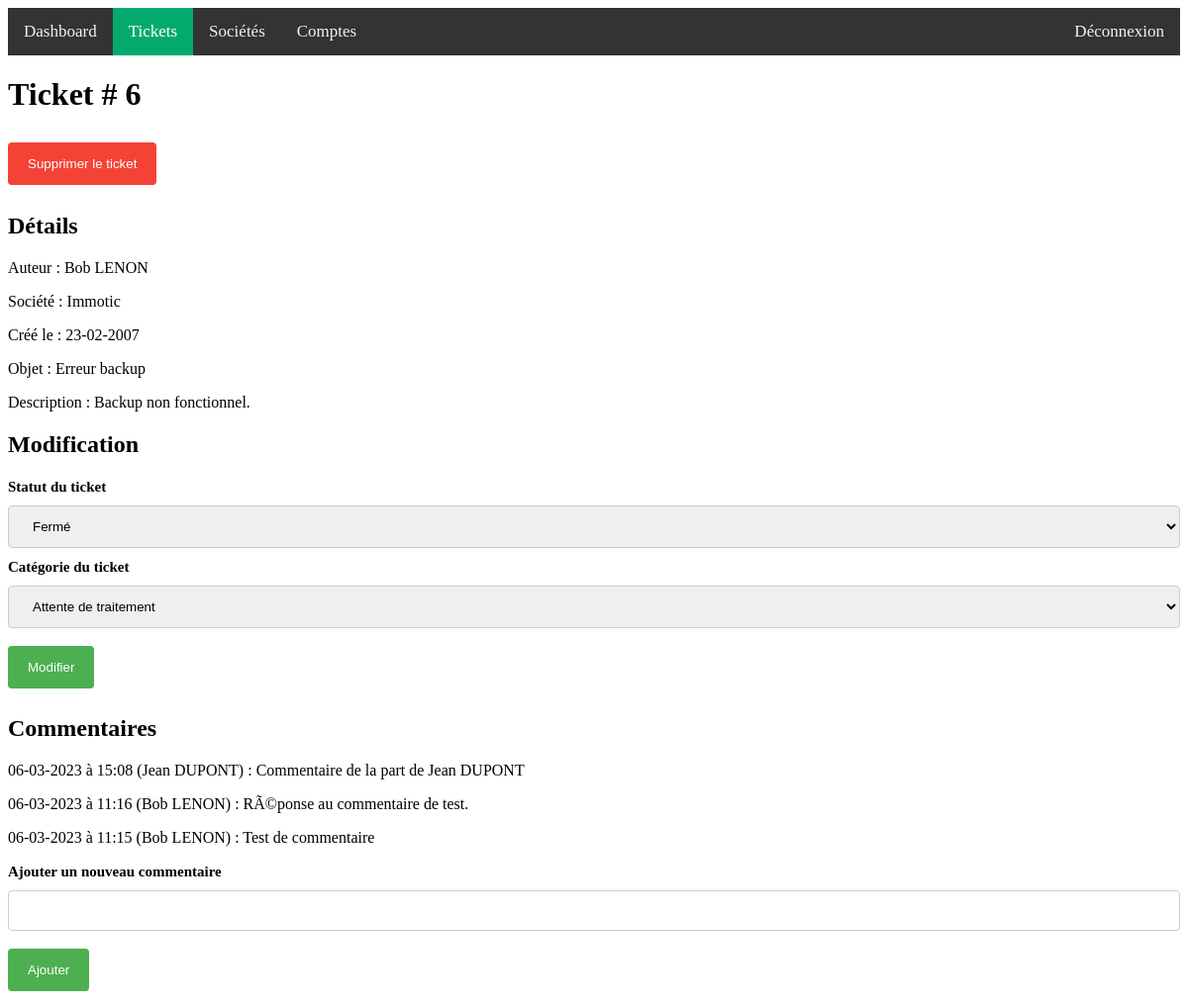
Page /tickets/6 (signed in) on the committed database.
### tables this page shows
CREATE TABLE IF NOT EXISTS `tickets` (
  `ticket_id` int(10) NOT NULL AUTO_INCREMENT,
  `ticket_isActive` int(10) NOT NULL DEFAULT '1',
  `ticket_title` varchar(100) NOT NULL,
  `ticket_content` longtext NOT NULL,
  `ticket_author` int(10) NOT NULL,
  `ticket_tenant` int(10) DEFAULT NULL,
  `ticket_category` int(10) NOT NULL DEFAULT '1',
  `ticket_openDate` datetime NOT NULL DEFAULT CURRENT_TIMESTAMP,
  `ticket_updateDate` datetime NOT NULL DEFAULT CURRENT_TIMESTAMP,
  PRIMARY KEY (`ticket_id`),
  KEY `ticket_tenant` (`ticket_tenant`),
  KEY `ticket_author` (`ticket_author`,`ticket_tenant`,`ticket_category`)
);

CREATE TABLE IF NOT EXISTS `users` (
  `user_id` int(10) NOT NULL AUTO_INCREMENT,
  `user_firstname` varchar(100) NOT NULL,
  `user_lastname` varchar(100) NOT NULL,
  `user_email` varchar(100) NOT NULL,
  `user_phone_number` varchar(20) DEFAULT NULL,
  `user_password` varchar(100) NOT NULL,
  `user_isAdmin` int(5) NOT NULL,
  `user_society` int(10) NOT NULL,
  PRIMARY KEY (`user_id`)
);

CREATE TABLE IF NOT EXISTS `tenants` (
  `tenant_id` int(10) NOT NULL AUTO_INCREMENT,
  `tenant_name` varchar(100) NOT NULL,
  PRIMARY KEY (`tenant_id`)
);

CREATE TABLE IF NOT EXISTS `ticket_comments` (
  `comment_id` int(11) NOT NULL AUTO_INCREMENT,
  `comment_ticket_id` int(20) NOT NULL,
  `comment_author_id` int(10) NOT NULL,
  `comment_content` longtext NOT NULL,
  `comment_date` datetime NOT NULL DEFAULT CURRENT_TIMESTAMP,
  PRIMARY KEY (`comment_id`)
);

### models/m_ticketDetails.php (called while the page is built, shortened)
<?php
function getAllTicketDetails($ticketID){
    $conn = pdoConnexion();
    try {
        $stmt = $conn->prepare("SELECT ticket_id, ticket_isActive, ticket_title, ticket_content, ticket_author, ticket_tenant, ticket_category,ticket_openDate, ticket_updateDate, c.tenant_name AS tenantname, u.user_firstname AS firstname, u.user_lastname AS lastname FROM tickets AS t INNER JOIN tenants AS c ON c.tenant_id = t.ticket_tenant INNER JOIN users AS u ON u.user_id = t.ticket_author WHERE ticket_id=:idTicket");
        $stmt->execute(['idTicket' => $ticketID]);
        $data = $stmt->fetch(PDO::FETCH_ASSOC);
        return $data;
    }catch(PDOException $e){
        $conn->rollback();
        $errorToDisplay = "Error " . $e->getMessage();
        return false;
    };
}
function getAllTicketComments($ticketID){
    $conn = pdoConnexion();
    try {
        $stmt = $conn->prepare("SELECT comment_id, comment_ticket_id, comment_author_id, comment_content, comment_date, u.user_firstname AS firstname, u.user_lastname AS lastname FROM ticket_comments AS t INNER JOIN users AS u ON u.user_id =  t.comment_author_id WHERE comment_ticket_id=:idTicket ORDER BY comment_date DESC");
        $stmt->execute(['idTicket' => $ticketID]);
        $data = $stmt->fetchAll(PDO::FETCH_ASSOC);
        return $data;
    }catch(PDOException $e){
        $conn->rollback();
        $errorToDisplay = "Error " . $e->getMessage();
        return false;
    };
}
function getAllCategories(){
    $conn = pdoConnexion();
    try {
        $stmt = $conn->prepare("SELECT * FROM categories;");
        $stmt->execute();
        $data = $stmt->fetchAll(PDO::FETCH_ASSOC);
        return $data;
    }catch(PDOException $e){
        $conn->rollback();
        $errorToDisplay = "Error " . $e->getMessage();
        return false;
    };
}

### views/v_ticketDetails.php (the view, shortened to what this page needs)
<h1>Ticket # <?= $idTicket ?></h1>
<button type="button"id="deleteUserFirstButton" class="btnGeneral2 dangerButton">Supprimer le ticket</button>
<h2>Détails</h2>
<p>Auteur : <?= htmlentities($allTicketDetails["firstname"]) . ' ' . htmlentities($allTicketDetails["lastname"]) ?></p>
<p>Société : <?= htmlentities($allTicketDetails["tenantname"]) ?></p>
<p>Créé le : <?= htmlentities(date('d-m-Y', strtotime($allTicketDetails["ticket_openDate"]))) ?></p>
<p>Objet : <?= htmlentities($allTicketDetails["ticket_title"]) ?></p>
<p>Description : <?= htmlentities($allTicketDetails["ticket_content"]) ?></p>
<h2>Modification</h2>
<form action="" method="post">
    <label class="labelForm" for="ticketStatut">Statut du ticket</label>
    <select class="inputForm" name="ticketStatut" id="ticketStatut">
        <option <?php if ($allTicketDetails["ticket_isActive"] === 0) {
                    echo "selected";
                } ?> value="0">Fermé</option>
    </select>
    <label class="labelForm" for="ticketCategory">Catégorie du ticket</label>
    <select class="inputForm" name="ticketCategory" id="ticketCategory">
        <?php
        foreach ($allCategories as $category) {
            $isSelectedCategoryOption = " ";
            if ($category["category_id"] === $allTicketDetails["ticket_category"]) {
                $isSelectedCategoryOption = "selected";
            }
            echo "<option $isSelectedCategoryOption value=";
            echo  htmlentities($category["category_id"]) . '>' . htmlentities($category["category_name"]);
            echo "</option>";
        }
        ?>
    </select>
    <button type="submit" class="btnGeneral2 successButton">Modifier</button>
</form>
<h2>Commentaires</h2>
<?= $ticketCommentsToDisplay ?>
<form action="" method="post">
    <label class="labelForm" for="comment">Ajouter un nouveau commentaire</label>
    <input class="inputForm" type="text" id="comment" name="comment" required/>
    <button type="submit" class="btnGeneral2 successButton">Ajouter</button>
</form>

### controllers/c_ticketDetails.php (shortened to what this page needs)
<?php
if (DIRECTORY_SEPARATOR === '/') {
    $path = dirname(dirname(__FILE__)) . "/models/m_ticketDetails.php";
} else {
    $path = dirname(dirname(__FILE__)) . "\\models\\m_ticketDetails.php";
}
$allTicketDetails = getAllTicketDetails($idTicket);
$allTicketComments =  getAllTicketComments($idTicket);
if ($allTicketComments === false) {
    $ticketCommentsToDisplay = "";
} else {
    $ticketCommentsToDisplay = "";
    foreach ($allTicketComments as $comment) {
        $ticketCommentsToDisplay =  $ticketCommentsToDisplay . "<p>" . date('d-m-Y à H:i', strtotime(htmlentities($comment["comment_date"]))) . " (" . htmlentities($comment['firstname']) . ' ' . htmlentities($comment['lastname']) . ")" .  " : " . htmlentities($comment['comment_content']);
    }
}
$allCategories = getAllCategories();
if (DIRECTORY_SEPARATOR === '/') {
    $path = dirname(dirname(__FILE__)) . "/views/v_ticketDetails.php";
} else {
    $path = dirname(dirname(__FILE__)) . "\\views\\v_ticketDetails.php";
}
require_once($path);

### public/css/generalStyle.css (style rules this page uses)
.labelForm { font-weight: bold; font-size: 15px; }
.inputForm { width: 100%; padding: 12px 20px; margin: 10px 0px; border: 1px solid #ccc; border-radius: 4px; box-sizing: border-box; }
.btnGeneral2 { color: white; padding: 14px 20px; margin: 8px 0; border: none; border-radius: 4px; cursor: pointer; }
.successButton { background-color: #4CAF50; }
.dangerButton { background-color: #f44336; }

### rows in the picture
tickets: users.user_firstname "Bob", users.user_lastname "LENON", ticket_tenant.tenant_name "Immotic", ticket_openDate "23-02-2007", ticket_title "Erreur backup", ticket_content "Backup non fonctionnel.", ticketStatut "Fermé"
ticket_comments: comment_date "06-03-2023 à 15:08", comment_content "Commentaire de la part de Jean DUPONT"
users: user_firstname "Jean", user_lastname "DUPONT"
ticket_comments: comment_date "06-03-2023 à 11:16", comment_content "RÃ©ponse au commentaire de test."
users: user_firstname "Bob Bob", user_lastname "LENON LENON"
ticket_comments: comment_date "06-03-2023 à 11:15", comment_content "Test de commentaire"

### other values in the picture
$idTicket "6"
form field ticketCategory "Attente de traitement"
